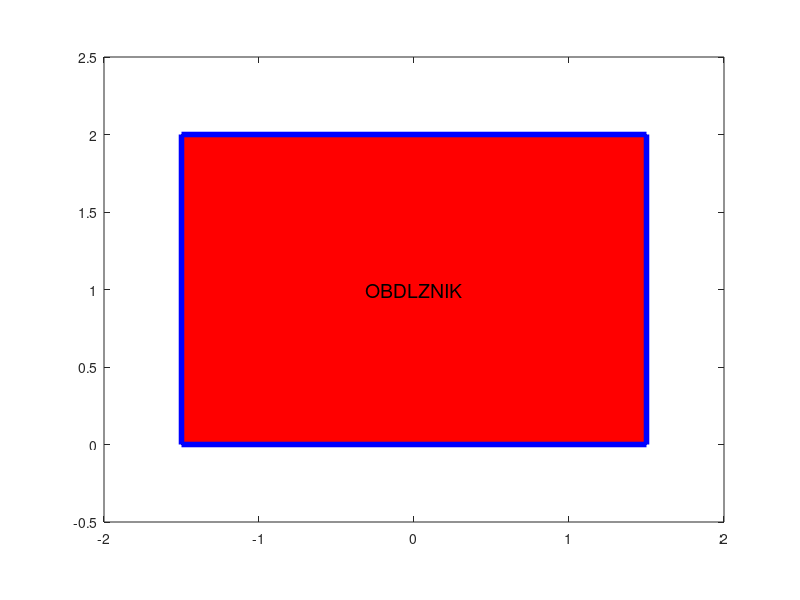

The MATLAB source for this figure:
x=[-1.5 1.5 1.5 -1.5 -1.5];
y=[0 0 2 2 0];
fill(x,y,'r');
hold on;
plot(x,y,'b','LineWidth',4);
axis([[-2 2 -0.5 2.5]]);
axis equal;


text(0, 1, 'OBDLZNIK', 'Color', 'black', 'FontSize', 14, 'HorizontalAlignment', 'center');
